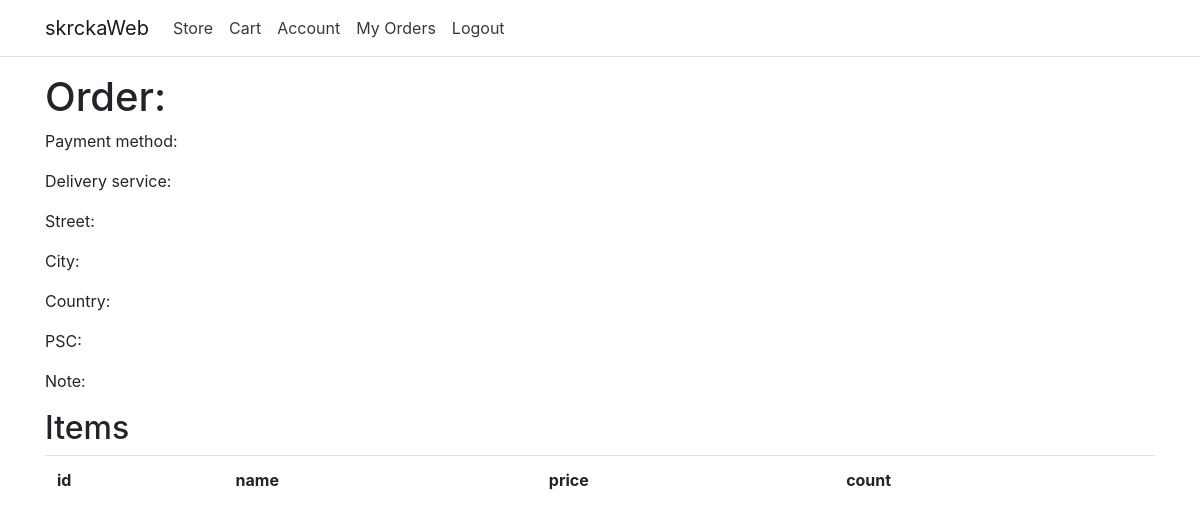
/shop/order_detail/7 (signed in), run on an earlier commit of the app's database.
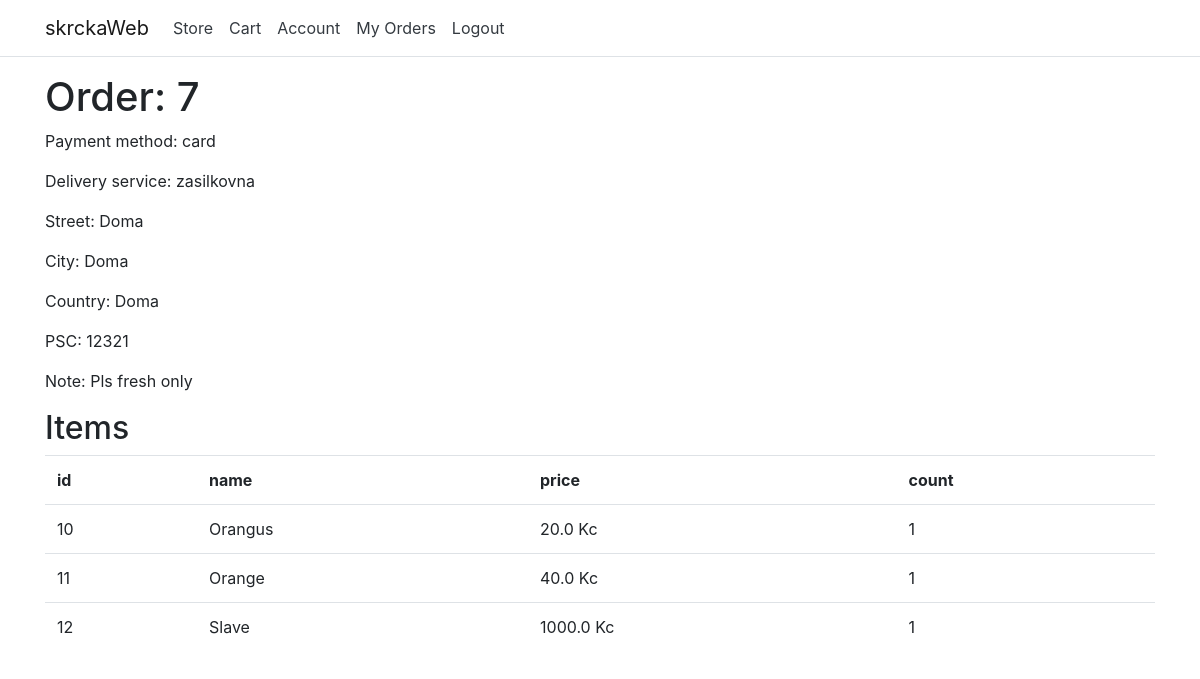
And on a later commit of the database.
### shop/models.py (models this page shows, shortened)
class Order(models.Model):
    user = models.ForeignKey(get_user_model(), on_delete=models.CASCADE, default=0)
    payment_method = models.ForeignKey(PaymentMethod, on_delete=models.CASCADE, default=0)
    delivery_service = models.ForeignKey(DeliveryService, on_delete=models.CASCADE, default=0)
    street = models.CharField(max_length=255)
    city = models.CharField(max_length=255)
    country = models.CharField(max_length=255)
    psc = models.CharField(max_length=5)
    note = models.CharField(max_length=255)

class PaymentMethod(models.Model):
    name = models.CharField(max_length=255)
    desc = models.CharField(max_length=255)

class DeliveryService(models.Model):
    name = models.CharField(max_length=255)
    price = models.FloatField()

class OrderItem(models.Model):
    product = models.ForeignKey(Product, on_delete=models.CASCADE, default=0)
    count = models.IntegerField(default=0)
    order = models.ForeignKey(Order, on_delete=models.CASCADE, default=0)

class Product(models.Model):
    name = models.CharField(max_length=255)
    price = models.FloatField()
    stock = models.IntegerField()
    image_url = models.CharField(max_length=2083)

### shop/views.py (the view)
# urls.py: path('order_detail/<int:id>', views.order_detail, name='order_detail'),
@login_required
def order_detail(request, id):
    o = Order.objects.filter(id=id).first()
    ois = OrderItem.objects.filter(order_id=id)
    return render(request, 'order_detail.html',
                    {'o': o, 'ois': ois})

### shop/templates/order_detail.html
{% extends 'base.html' %}
{% block content %}
<h1>Order: {{ o.id }}</h1>
<p>Payment method: {{ o.payment_method.name }}</p>
<p>Delivery service: {{ o.delivery_service.name }}</p>
<p>Street: {{ o.street }}</p>
<p>City: {{ o.city }}</p>
<p>Country: {{ o.country }}</p>
<p>PSC: {{ o.psc }}</p>
<p>Note: {{ o.note }}</p>
<h2>Items</h1>
    <table class="table">
        <tr>
            <th>id</th>
            <th>name</th>
            <th>price</th>
            <th>count</th>
        </tr>
        {% for item in ois %}
        <tr>
            <td>{{ item.id }}</td>
            <td>{{ item.product.name }}</td>
            <td>{{ item.product.price }} Kc</td>
            <td>{{ item.count }}</td>
        </tr>
        {% endfor %}
    </table>
    {% endblock %}

What changed in the data, as far as the page shows it:
added Order: id "7", payment_method.name "card", delivery_service.name "zasilkovna", street "Doma", city "Doma", country "Doma", psc "12321", note "Pls fresh only"
added OrderItem: id "10", product.name "Orangus", product.price "20.0", count "1"
added OrderItem: id "11", product.name "Orange", product.price "40.0", count "1"
added OrderItem: id "12", product.name "Slave", product.price "1000.0", count "1"
